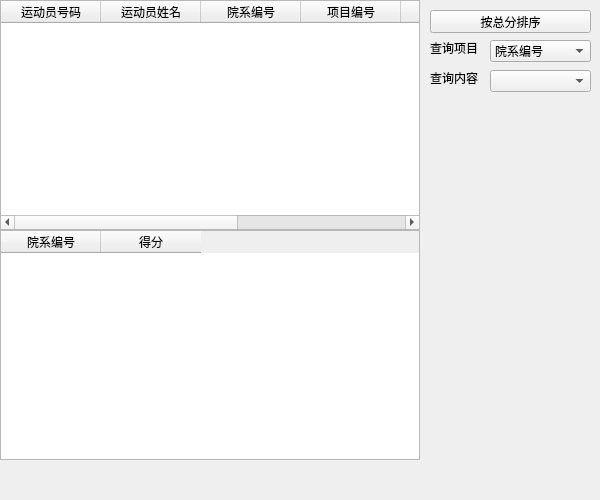
<?xml version="1.0" encoding="UTF-8"?>
<ui version="4.0">
 <class>sys_admin_check_results</class>
 <widget class="QWidget" name="sys_admin_check_results">
  <property name="geometry">
   <rect>
    <x>0</x>
    <y>0</y>
    <width>600</width>
    <height>500</height>
   </rect>
  </property>
  <property name="windowTitle">
   <string>sys_admin_check_results</string>
  </property>
  <widget class="QTableWidget" name="tableWidget_byAthelte">
   <property name="geometry">
    <rect>
     <x>0</x>
     <y>0</y>
     <width>420</width>
     <height>230</height>
    </rect>
   </property>
   <column>
    <property name="text">
     <string>运动员号码</string>
    </property>
   </column>
   <column>
    <property name="text">
     <string>运动员姓名</string>
    </property>
   </column>
   <column>
    <property name="text">
     <string>院系编号</string>
    </property>
   </column>
   <column>
    <property name="text">
     <string>项目编号</string>
    </property>
   </column>
   <column>
    <property name="text">
     <string>分数</string>
    </property>
   </column>
   <column>
    <property name="text">
     <string>排名</string>
    </property>
   </column>
   <column>
    <property name="text">
     <string>状态</string>
    </property>
   </column>
  </widget>
  <widget class="QPushButton" name="pushButton">
   <property name="geometry">
    <rect>
     <x>430</x>
     <y>10</y>
     <width>161</width>
     <height>23</height>
    </rect>
   </property>
   <property name="text">
    <string>按总分排序</string>
   </property>
  </widget>
  <widget class="QTableWidget" name="tableWidget_byCollege">
   <property name="geometry">
    <rect>
     <x>0</x>
     <y>230</y>
     <width>420</width>
     <height>230</height>
    </rect>
   </property>
   <column>
    <property name="text">
     <string>院系编号</string>
    </property>
   </column>
   <column>
    <property name="text">
     <string>得分</string>
    </property>
   </column>
  </widget>
  <widget class="QComboBox" name="comboBox">
   <property name="geometry">
    <rect>
     <x>490</x>
     <y>40</y>
     <width>101</width>
     <height>22</height>
    </rect>
   </property>
   <item>
    <property name="text">
     <string>院系编号</string>
    </property>
   </item>
   <item>
    <property name="text">
     <string>项目编号</string>
    </property>
   </item>
   <item>
    <property name="text">
     <string>运动员号码</string>
    </property>
   </item>
  </widget>
  <widget class="QLabel" name="label">
   <property name="geometry">
    <rect>
     <x>430</x>
     <y>40</y>
     <width>50</width>
     <height>15</height>
    </rect>
   </property>
   <property name="text">
    <string>查询项目</string>
   </property>
  </widget>
  <widget class="QLabel" name="label_2">
   <property name="geometry">
    <rect>
     <x>430</x>
     <y>70</y>
     <width>50</width>
     <height>15</height>
    </rect>
   </property>
   <property name="text">
    <string>查询内容</string>
   </property>
  </widget>
  <widget class="QComboBox" name="comboBox_2">
   <property name="geometry">
    <rect>
     <x>490</x>
     <y>70</y>
     <width>101</width>
     <height>22</height>
    </rect>
   </property>
  </widget>
 </widget>
 <resources/>
 <connections>
  <connection>
   <sender>pushButton</sender>
   <signal>clicked()</signal>
   <receiver>sys_admin_check_results</receiver>
   <slot>slot1()</slot>
   <hints>
    <hint type="sourcelabel">
     <x>461</x>
     <y>20</y>
    </hint>
    <hint type="destinationlabel">
     <x>597</x>
     <y>32</y>
    </hint>
   </hints>
  </connection>
  <connection>
   <sender>comboBox</sender>
   <signal>activated(int)</signal>
   <receiver>sys_admin_check_results</receiver>
   <slot>slot2()</slot>
   <hints>
    <hint type="sourcelabel">
     <x>577</x>
     <y>47</y>
    </hint>
    <hint type="destinationlabel">
     <x>595</x>
     <y>57</y>
    </hint>
   </hints>
  </connection>
  <connection>
   <sender>comboBox_2</sender>
   <signal>activated(int)</signal>
   <receiver>sys_admin_check_results</receiver>
   <slot>slot3()</slot>
   <hints>
    <hint type="sourcelabel">
     <x>525</x>
     <y>79</y>
    </hint>
    <hint type="destinationlabel">
     <x>545</x>
     <y>108</y>
    </hint>
   </hints>
  </connection>
 </connections>
 <slots>
  <slot>slot1()</slot>
  <slot>slot2()</slot>
  <slot>slot3()</slot>
  <slot>slot4()</slot>
 </slots>
</ui>
